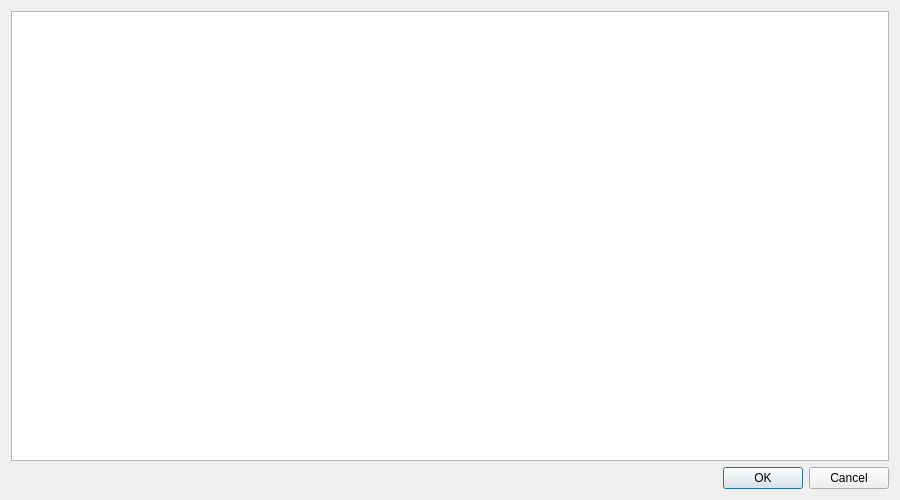
<?xml version="1.0" encoding="UTF-8"?>
<ui version="4.0">
 <class>DialogAmzPayments</class>
 <widget class="QDialog" name="DialogAmzPayments">
  <property name="geometry">
   <rect>
    <x>0</x>
    <y>0</y>
    <width>900</width>
    <height>500</height>
   </rect>
  </property>
  <property name="windowTitle">
   <string>Add Amazon Payment Files</string>
  </property>
  <layout class="QVBoxLayout" name="verticalLayout">
   <item>
    <widget class="QTableWidget" name="tableWidget">
     <property name="editTriggers">
      <set>QAbstractItemView::NoEditTriggers</set>
     </property>
     <property name="alternatingRowColors">
      <bool>true</bool>
     </property>
     <property name="selectionMode">
      <enum>QAbstractItemView::NoSelection</enum>
     </property>
     <attribute name="horizontalHeaderStretchLastSection">
      <bool>true</bool>
     </attribute>
    </widget>
   </item>
   <item>
    <widget class="QDialogButtonBox" name="buttonBox">
     <property name="orientation">
      <enum>Qt::Horizontal</enum>
     </property>
     <property name="standardButtons">
      <set>QDialogButtonBox::Cancel|QDialogButtonBox::Ok</set>
     </property>
    </widget>
   </item>
  </layout>
 </widget>
 <resources/>
 <connections>
  <connection>
   <sender>buttonBox</sender>
   <signal>accepted()</signal>
   <receiver>DialogAmzPayments</receiver>
   <slot>accept()</slot>
   <hints>
    <hint type="sourcelabel">
     <x>248</x>
     <y>254</y>
    </hint>
    <hint type="destinationlabel">
     <x>157</x>
     <y>274</y>
    </hint>
   </hints>
  </connection>
  <connection>
   <sender>buttonBox</sender>
   <signal>rejected()</signal>
   <receiver>DialogAmzPayments</receiver>
   <slot>reject()</slot>
   <hints>
    <hint type="sourcelabel">
     <x>316</x>
     <y>260</y>
    </hint>
    <hint type="destinationlabel">
     <x>286</x>
     <y>274</y>
    </hint>
   </hints>
  </connection>
 </connections>
</ui>
